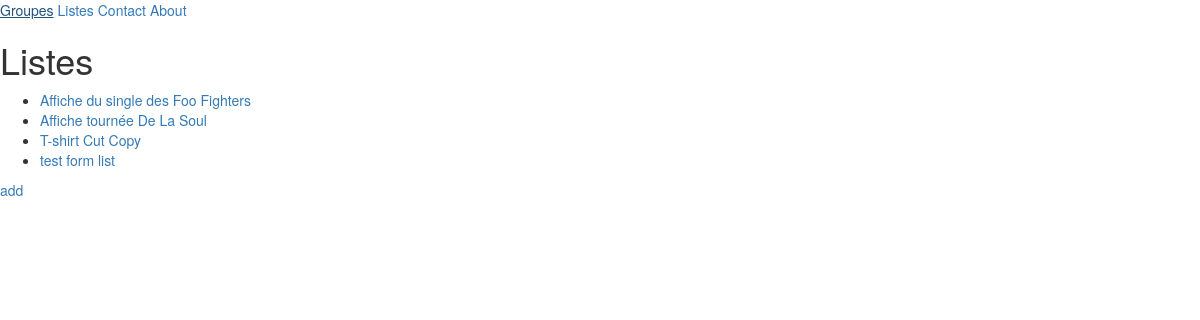
The page /listings/ on the database as committed earlier.
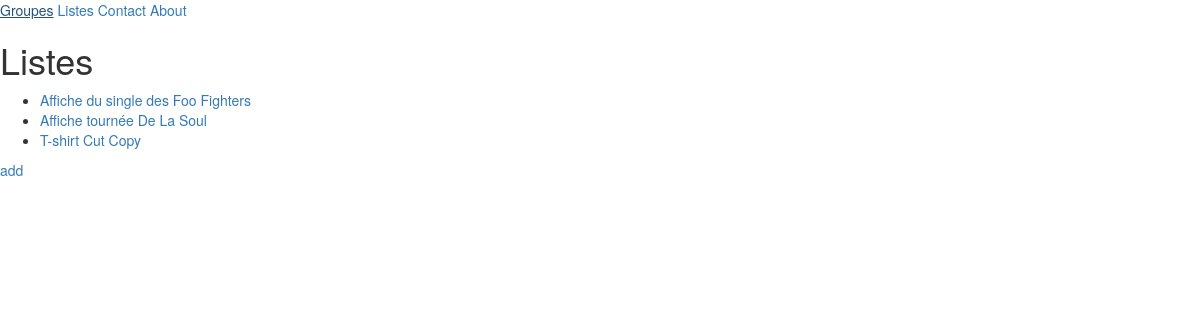
The same page on the database as committed later.
### listings/models.py (models this page shows, shortened)
class Listing(models.Model):
    title = models.CharField(max_length=100)
    decription = models.CharField(max_length=250)
    sold = models.BooleanField(default=False)
    year = models.IntegerField(validators=[MinValueValidator(0)],null=True,blank=True)
    class Type(models.TextChoices):
        Records="RC"
        CLothing="CL"
        Posters="PT"
        Miscellaneous="MC"
    type_e = models.CharField(choices=Type.choices,max_length=5)
    band = models.ForeignKey(Band,null=True,on_delete=models.SET_NULL)

### listings/views.py (the view)
# urls.py: path("listings/",views.listing, name='all-lists'),
def listing(request):
    listes=Listing.objects.all()
    return render(request,"listings/listing.html",{'listes':listes})

### listings/templates/listings/listing.html
{% extends "listings/base.html" %}
{% block content %}
    <h1>Listes</h1>
    <ul>
        {% for liste in listes %}
        <li><a href="{% url 'list-detail' liste.id %}">{{liste.title}}</a></li>
        {% endfor %}
    </ul>
    <a href="{% url 'create_listing' %}">add</a>
{% endblock content %}

Rows that differ between the two databases and show on the page:
removed Listing: title "test form list"
